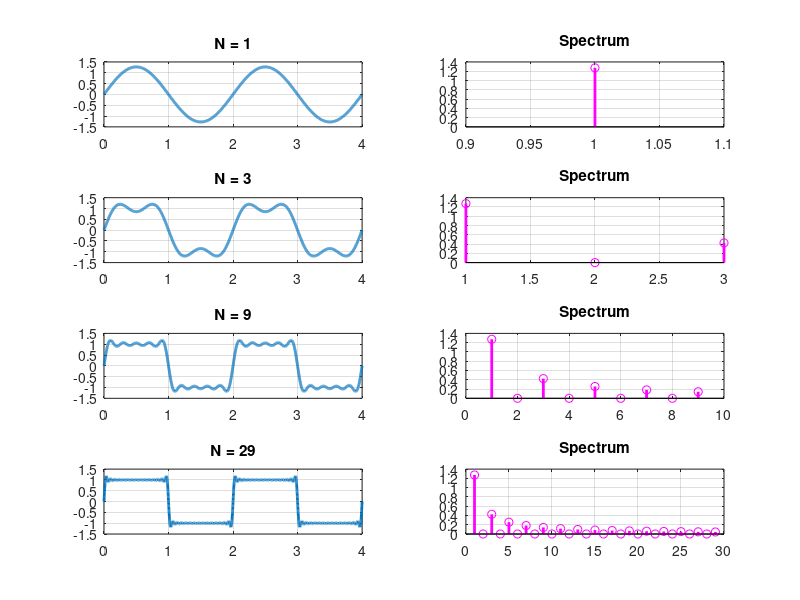

This chart was generated by the following MATLAB code:

t = 0:0.001:4;
T = 2;
w = pi;

N_values = [1 3 9 29];

figure;

for i = 1:length(N_values)

    N = N_values(i);
    x = zeros(size(t));
    b = zeros(1, N);
    for n = 1:N
        if mod(n,2) == 1

            b(n) = 4/(n*pi);
            x = x + b(n)*sin(n*w*t);

        end
    end

    subplot(4,2,2*i-1)
    plot(t,x,'LineWidth', 2)
    title(['N = ' num2str(N)])
    ylim([-1.5 1.5])
    grid on

    subplot(4,2,2*i)
    stem(1:N, b, 'm', 'LineWidth', 2)
    title('Spectrum')
    grid on

end
